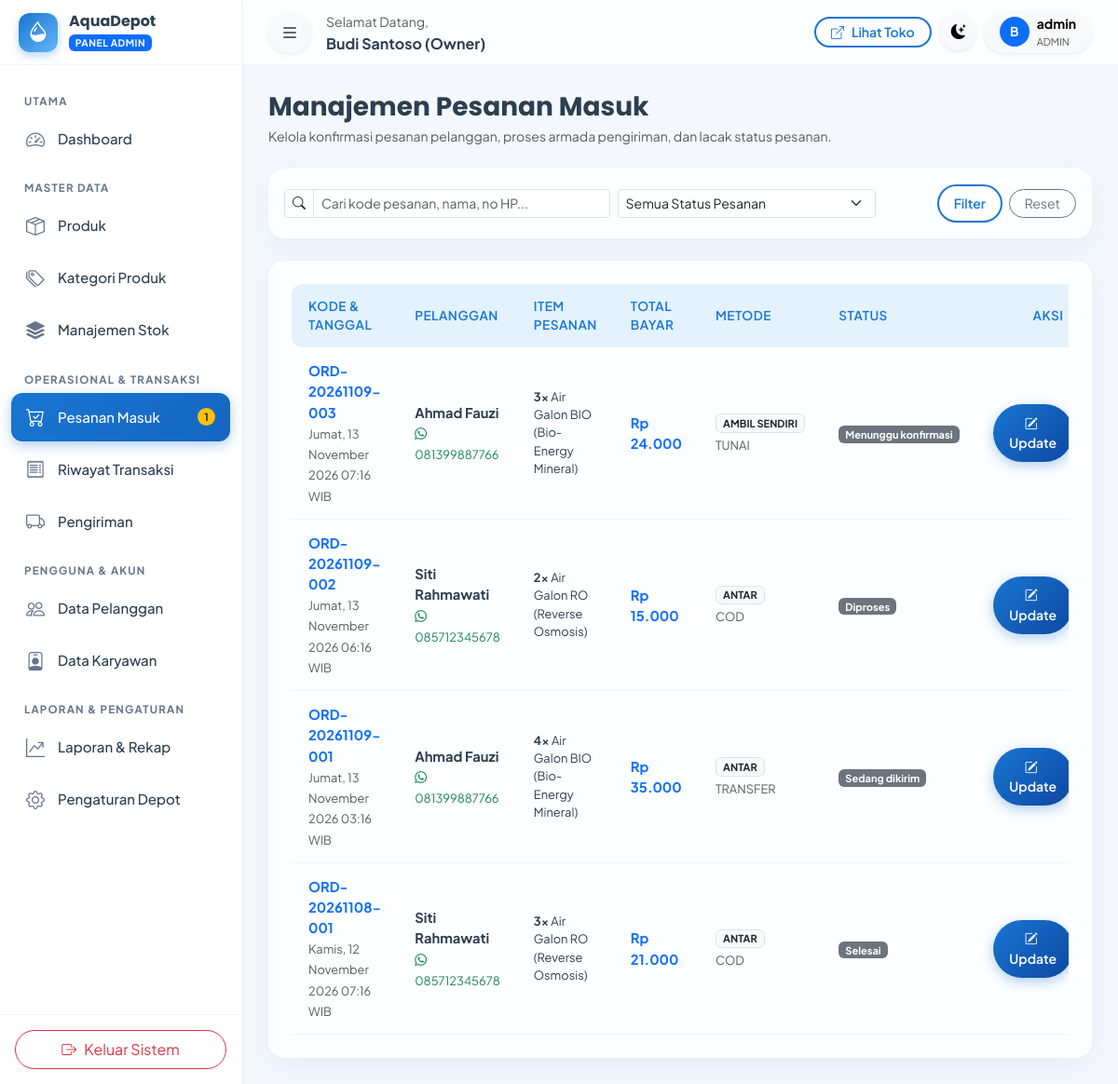
Screenshot of /admin/pesanan.php (signed in) with the database file from the repository.
### tables this page shows
CREATE TABLE `pengaturan` (
  `id` INT AUTO_INCREMENT PRIMARY KEY,
  `nama_depot` VARCHAR(100) NOT NULL DEFAULT 'AquaDepot',
  `slogan` VARCHAR(255) DEFAULT 'Air Minum Bersih, Sehat, dan Higienis untuk Keluarga Anda',
  `alamat` TEXT NOT NULL,
  `no_telepon` VARCHAR(20) DEFAULT '081234567890',
  `no_whatsapp` VARCHAR(20) DEFAULT '6281234567890',
  `email` VARCHAR(100) DEFAULT 'info@aquadepot.id',
  `jam_operasional` VARCHAR(100) DEFAULT 'Senin - Minggu: 07.00 - 20.00 WIB',
  `ongkos_kirim_default` DECIMAL(12,2) DEFAULT 3000.00,
  `rekening_bank` TEXT DEFAULT 'Bank BCA: 123-456-7890 a.n. AquaDepot\nBank Mandiri: 987-654-3210 a.n. AquaDepot',
  `maps_embed` TEXT DEFAULT '<iframe src=\"https://maps.google.com/maps?q=Jl.+Ki+Penjawi+12-10,+Sidorejo+Lor,+Kec.+Sidorejo,+Kota+Salatiga,+Jawa+Tengah+50714&t=&z=15&ie=UTF8&iwloc=&output=embed\" width=\"100%\" height=\"350\" style=\"border:0;\" allowfullscreen=\"\" loading=\"lazy\"></iframe>',
  `logo` VARCHAR(255) DEFAULT 'logo.png',
  `updated_at` DATETIME DEFAULT CURRENT_TIMESTAMP ON UPDATE CURRENT_TIMESTAMP
);

CREATE TABLE `pesanan` (
  `id` INT AUTO_INCREMENT PRIMARY KEY,
  `kode_pesanan` VARCHAR(50) NOT NULL UNIQUE,
  `pelanggan_id` INT NOT NULL,
  `tanggal_pesanan` DATETIME NOT NULL DEFAULT CURRENT_TIMESTAMP,
  `metode_pengambilan` ENUM('antar', 'ambil_sendiri') NOT NULL DEFAULT 'antar',
  `alamat_pengiriman` TEXT NULL,
  `catatan` TEXT NULL,
  `metode_pembayaran` ENUM('tunai', 'transfer', 'cod', 'qris') NOT NULL DEFAULT 'cod',
  `total_harga` DECIMAL(12,2) NOT NULL,
  `biaya_pengiriman` DECIMAL(12,2) NOT NULL DEFAULT 0.00,
  `total_bayar` DECIMAL(12,2) NOT NULL,
  `status_pesanan` ENUM('menunggu_konfirmasi', 'diproses', 'siap_dikirim', 'sedang_dikirim', 'selesai', 'dibatalkan') NOT NULL DEFAULT 'menunggu_konfirmasi',
  `created_at` DATETIME DEFAULT CURRENT_TIMESTAMP,
  `updated_at` DATETIME DEFAULT CURRENT_TIMESTAMP ON UPDATE CURRENT_TIMESTAMP,
  CONSTRAINT `fk_pesanan_pelanggan` FOREIGN KEY (`pelanggan_id`) REFERENCES `pelanggan` (`id`) ON UPDATE CASCADE
);

CREATE TABLE `pelanggan` (
  `id` INT AUTO_INCREMENT PRIMARY KEY,
  `user_id` INT NULL,
  `kode_pelanggan` VARCHAR(20) NOT NULL UNIQUE,
  `nama` VARCHAR(100) NOT NULL,
  `no_telepon` VARCHAR(20) NOT NULL,
  `alamat` TEXT NOT NULL,
  `tipe_pelanggan` ENUM('umum', 'langganan', 'bisnis') NOT NULL DEFAULT 'umum',
  `created_at` DATETIME DEFAULT CURRENT_TIMESTAMP,
  `updated_at` DATETIME DEFAULT CURRENT_TIMESTAMP ON UPDATE CURRENT_TIMESTAMP,
  CONSTRAINT `fk_pelanggan_users` FOREIGN KEY (`user_id`) REFERENCES `users` (`id`) ON DELETE SET NULL ON UPDATE CASCADE
);

CREATE TABLE `detail_pesanan` (
  `id` INT AUTO_INCREMENT PRIMARY KEY,
  `pesanan_id` INT NOT NULL,
  `produk_id` INT NOT NULL,
  `harga_satuan` DECIMAL(12,2) NOT NULL,
  `jumlah` INT NOT NULL,
  `subtotal` DECIMAL(12,2) NOT NULL,
  CONSTRAINT `fk_detail_pesanan_pesanan` FOREIGN KEY (`pesanan_id`) REFERENCES `pesanan` (`id`) ON DELETE CASCADE ON UPDATE CASCADE,
  CONSTRAINT `fk_detail_pesanan_produk` FOREIGN KEY (`produk_id`) REFERENCES `produk` (`id`) ON UPDATE CASCADE
);

CREATE TABLE `produk` (
  `id` INT AUTO_INCREMENT PRIMARY KEY,
  `kategori_id` INT NOT NULL,
  `kode_produk` VARCHAR(30) NOT NULL UNIQUE,
  `nama_produk` VARCHAR(150) NOT NULL,
  `deskripsi` TEXT NULL,
  `harga_modal` DECIMAL(12,2) NOT NULL DEFAULT 0.00,
  `harga_jual` DECIMAL(12,2) NOT NULL,
  `satuan` VARCHAR(20) NOT NULL DEFAULT 'Galon (19L)',
  `gambar` VARCHAR(255) DEFAULT 'default_product.png',
  `is_featured` TINYINT(1) NOT NULL DEFAULT 1,
  `status` ENUM('tersedia', 'habis', 'nonaktif') NOT NULL DEFAULT 'tersedia',
  `created_at` DATETIME DEFAULT CURRENT_TIMESTAMP,
  `updated_at` DATETIME DEFAULT CURRENT_TIMESTAMP ON UPDATE CURRENT_TIMESTAMP,
  CONSTRAINT `fk_produk_kategori` FOREIGN KEY (`kategori_id`) REFERENCES `kategori` (`id`) ON UPDATE CASCADE
);

### admin/pesanan.php (the view, shortened to what the rows shown need)
<?php
require_once __DIR__ . '/../config/config.php';
$db = Database::getConnection();
$query = "
    SELECT p.*, plg.nama as nama_pelanggan, plg.no_telepon as wa_pelanggan,
           pg.kode_pengiriman, pg.status_pengiriman, u_kurir.nama_lengkap as nama_kurir
    FROM pesanan p
    JOIN pelanggan plg ON p.pelanggan_id = plg.id
    LEFT JOIN pengiriman pg ON p.id = pg.pesanan_id
    LEFT JOIN users u_kurir ON pg.kurir_user_id = u_kurir.id
    WHERE 1=1
";
$params = [];
$query .= " ORDER BY p.id DESC";
$stmt = $db->prepare($query);
$stmt->execute($params);
$orders = $stmt->fetchAll();
$stmtItems = $db->query("
    SELECT dp.*, prd.nama_produk, prd.satuan
    FROM detail_pesanan dp
    JOIN produk prd ON dp.produk_id = prd.id
");
$rawItems = $stmtItems->fetchAll();
$itemsGroup = [];
foreach ($rawItems as $ri) {
    $itemsGroup[$ri['pesanan_id']][] = $ri;
}
?>
<!DOCTYPE html>
<html lang="id" data-bs-theme="light">
<head>
    <link href="https://cdn.jsdelivr.net/npm/bootstrap@5.3.3/dist/css/bootstrap.min.css" rel="stylesheet">
    <link rel="stylesheet" href="https://cdn.jsdelivr.net/npm/bootstrap-icons@1.11.3/font/bootstrap-icons.min.css">
    <link rel="stylesheet" href="https://cdn.jsdelivr.net/npm/sweetalert2@11/dist/sweetalert2.min.css">
    <link rel="stylesheet" href="<?= asset('css/style.css') ?>">
</head>
<body data-base-url="<?= base_url() ?>">
<div class="app-wrapper">
    <?php require_once __DIR__ . '/../includes/sidebar_admin.php'; ?>
    <div class="app-main">
        <div class="app-content">
            <div class="glass-card p-4">
                <div class="table-responsive">
                    <table class="table-modern">
                        <thead>
                            <tr>
                                <th>Kode & Tanggal</th>
                                <th>Pelanggan</th>
                                <th>Item Pesanan</th>
                                <th>Total Bayar</th>
                                <th>Metode</th>
                                <th>Status</th>
                                <th class="text-center">Aksi</th>
                            </tr>
                        </thead>
                        <tbody>
                            <?php if (!empty($orders)): ?>
                                <?php foreach ($orders as $o): ?>
                                    <tr>
                                        <td>
                                            <div class="fw-bold text-primary"><?= htmlspecialchars($o['kode_pesanan']) ?></div>
                                            <small class="text-muted"><?= tanggal_indo($o['tanggal_pesanan'], true) ?></small>
                                        </td>
                                        <td>
                                            <div class="fw-bold"><?= htmlspecialchars($o['nama_pelanggan']) ?></div>
                                            <a href="https://wa.me/<?= preg_replace('/[^0-9]/', '', $o['wa_pelanggan']) ?>" target="_blank" class="small text-success text-decoration-none">
                                                <i class="bi bi-whatsapp"></i> <?= htmlspecialchars($o['wa_pelanggan']) ?>
                                            </a>
                                        </td>
                                        <td>
                                            <?php
                                            $orderItems = $itemsGroup[$o['id']] ?? [];
                                            foreach ($orderItems as $it):
                                            ?>
                                                <div class="small">
                                                    <strong><?= $it['jumlah'] ?>x</strong> <?= htmlspecialchars($it['nama_produk']) ?>
                                                </div>
                                            <?php endforeach; ?>
                                        </td>
                                        <td class="fw-bold text-primary">
                                            <?= format_rupiah($o['total_bayar']) ?>
                                        </td>
                                        <td>
                                            <span class="badge bg-light text-dark border text-uppercase">
                                                <?= str_replace('_', ' ', $o['metode_pengambilan']) ?>
                                            </span>
                                            <small class="d-block text-muted text-uppercase mt-1"><?= $o['metode_pembayaran'] ?></small>
                                        </td>
                                        <td><?= status_badge($o['status_pesanan']) ?></td>
                                        <td class="text-center">
                                            <div class="btn-group btn-group-sm">
                                                <button type="button" class="btn btn-primary rounded-pill px-3" onclick='openStatusModal(<?= json_encode($o) ?>)'>
                                                    <i class="bi bi-pencil-square me-1"></i> Update
                                                </button>
                                            </div>
                                        </td>
                                    </tr>
                                <?php endforeach; ?>
                            <?php else: ?>
                                <tr><td colspan="7" class="text-center text-muted py-4">Tidak ada data pesanan yang sesuai filter.</td></tr>
                            <?php endif; ?>
                        </tbody>
                    </table>
                </div>
            </div>
        </div>
    </div>
</div>
</body>
</html>

### includes/sidebar_admin.php (shortened to what the rows shown need)
<?php
require_once __DIR__ . '/../config/config.php';
$pengaturan = get_pengaturan();
?>
<aside class="app-sidebar">
    <div class="sidebar-brand">
        <div class="overflow-hidden">
            <h6 class="mb-0 fw-bold text-truncate"><?= htmlspecialchars($pengaturan['nama_depot']) ?></h6>
            <span class="badge bg-primary text-uppercase" style="font-size: 0.65rem; letter-spacing: 0.5px;">Panel Admin</span>
        </div>
    </div>
</aside>

### config/config.php (shortened to what the rows shown need)
<?php
function base_url($path = '') {
    $path = ltrim($path, '/');
    return BASE_URL . ($path ? '/' . $path : '');
}
function asset($path = '') {
    return base_url('assets/' . ltrim($path, '/'));
}
function format_rupiah($angka) {
    return 'Rp ' . number_format((float)$angka, 0, ',', '.');
}
function tanggal_indo($datetime, $with_time = false) {
    $timestamp = strtotime($datetime);
    $bulan = [
        1 => 'Januari', 'Februari', 'Maret', 'April', 'Mei', 'Juni',
        'Juli', 'Agustus', 'September', 'Oktober', 'November', 'Desember'
    ];
    $hari = ['Minggu', 'Senin', 'Selasa', 'Rabu', 'Kamis', 'Jumat', 'Sabtu'];
    $nama_hari = $hari[date('w', $timestamp)];
    $tgl = date('j', $timestamp);
    $bln = $bulan[(int)date('n', $timestamp)];
    $thn = date('Y', $timestamp);
    $result = "$nama_hari, $tgl $bln $thn";
    if ($with_time) {
        $result .= ' ' . date('H:i', $timestamp) . ' WIB';
    }
    return $result;
}
function status_badge($status) {
    $badges = [
        'menunggu_konfirmasi' => '<span class="badge bg-warning text-dark"><i class="bi bi-clock me-1"></i>Menunggu Konfirmasi</span>',
        'diproses'            => '<span class="badge bg-info text-dark"><i class="bi bi-gear me-1"></i>Pesanan Diproses</span>',
        'siap_dikirim'        => '<span class="badge bg-primary"><i class="bi bi-box-seam me-1"></i>Siap Dikirim</span>',
        'sedang_dikirim'      => '<span class="badge bg-secondary"><i class="bi bi-truck me-1"></i>Sedang Dikirim</span>',
        'selesai'             => '<span class="badge bg-success"><i class="bi bi-check-circle me-1"></i>Pesanan Selesai</span>',
        'dibatalkan'          => '<span class="badge bg-danger"><i class="bi bi-x-circle me-1"></i>Pesanan Dibatalkan</span>',
        'lunas'               => '<span class="badge bg-success"><i class="bi bi-check2-circle me-1"></i>Lunas</span>',
        'pending'             => '<span class="badge bg-warning text-dark"><i class="bi bi-hourglass-split me-1"></i>Pending</span>',
        'menunggu_verifikasi' => '<span class="badge bg-warning text-dark"><i class="bi bi-clock me-1"></i>Verifikasi</span>',
        'ditolak'             => '<span class="badge bg-danger"><i class="bi bi-x-octagon me-1"></i>Ditolak</span>',
        'batal'               => '<span class="badge bg-danger"><i class="bi bi-x me-1"></i>Batal</span>',
        'tersedia'            => '<span class="badge bg-success">Tersedia</span>',
        'habis'               => '<span class="badge bg-danger">Stok Habis</span>',
        'nonaktif'            => '<span class="badge bg-secondary">Nonaktif</span>',
        'aktif'               => '<span class="badge bg-success">Aktif</span>',
        'nonaktif'            => '<span class="badge bg-danger">Nonaktif</span>',
    ];
    return $badges[$status] ?? '<span class="badge bg-secondary">' . htmlspecialchars(ucfirst(str_replace('_', ' ', $status))) . '</span>';
}
function get_pengaturan() {
    static $settings = null;
    if ($settings === null) {
        try {
            $db = Database::getConnection();
            $stmt = $db->query("SELECT * FROM pengaturan LIMIT 1");
            $settings = $stmt->fetch();
        } catch (Exception $e) {
            $settings = [
                'nama_depot' => 'AquaDepot',
                'slogan' => 'Air Bersih & Higienis',
                'alamat' => 'Jl. Ki Penjawi 12-10, Sidorejo Lor, Kec. Sidorejo, Kota Salatiga, Jawa Tengah 50714',
                'no_telepon' => '081234567890',
                'no_whatsapp' => '6281234567890',
                'email' => 'info@aquadepot.id',
                'jam_operasional' => '07.00 - 20.00 WIB',
                'ongkos_kirim_default' => 3000,
                'rekening_bank' => 'BCA: 123-456-7890 a/n AquaDepot'
            ];
        }
    }
    return $settings;
}

### rows the page displays
pengaturan: nama_depot "AquaDepot"
pesanan: kode_pesanan "ORD-20261109-003", tanggal_pesanan "Jumat, 13 November 2026 07:16 WIB", pelanggan.nama "Ahmad Fauzi", pelanggan.no_telepon "081399887766", total_bayar "Rp 24.000", metode_pengambilan "AMBIL SENDIRI", metode_pembayaran "TUNAI", status_pesanan "Menunggu konfirmasi"
detail_pesanan: jumlah "3", produk.nama_produk "Air Galon BIO (Bio-Energy Mineral)"
pesanan: kode_pesanan "ORD-20261109-002", tanggal_pesanan "Jumat, 13 November 2026 06:16 WIB", pelanggan.nama "Siti Rahmawati", pelanggan.no_telepon "085712345678", total_bayar "Rp 15.000", metode_pengambilan "ANTAR", metode_pembayaran "COD", status_pesanan "Diproses"
detail_pesanan: jumlah "2", produk.nama_produk "Air Galon RO (Reverse Osmosis)"
pesanan: kode_pesanan "ORD-20261109-001", tanggal_pesanan "Jumat, 13 November 2026 03:16 WIB", pelanggan.nama "Ahmad Fauzi", pelanggan.no_telepon "081399887766", total_bayar "Rp 35.000", metode_pengambilan "ANTAR", metode_pembayaran "TRANSFER", status_pesanan "Sedang dikirim"
detail_pesanan: jumlah "4", produk.nama_produk "Air Galon BIO (Bio-Energy Mineral)"
pesanan: kode_pesanan "ORD-20261108-001", tanggal_pesanan "Kamis, 12 November 2026 07:16 WIB", pelanggan.nama "Siti Rahmawati", pelanggan.no_telepon "085712345678", total_bayar "Rp 21.000", metode_pengambilan "ANTAR", metode_pembayaran "COD", status_pesanan "Selesai"
detail_pesanan: jumlah "3", produk.nama_produk "Air Galon RO (Reverse Osmosis)"

### other values shown
$pendingOrdersCount "1"
$user['nama_lengkap'] "Budi Santoso (Owner)"
substr($user['nama_lengkap'] ?? 'U', 0, 1) "B"
$user['username'] "admin"
$user['role_name'] "ADMIN"
